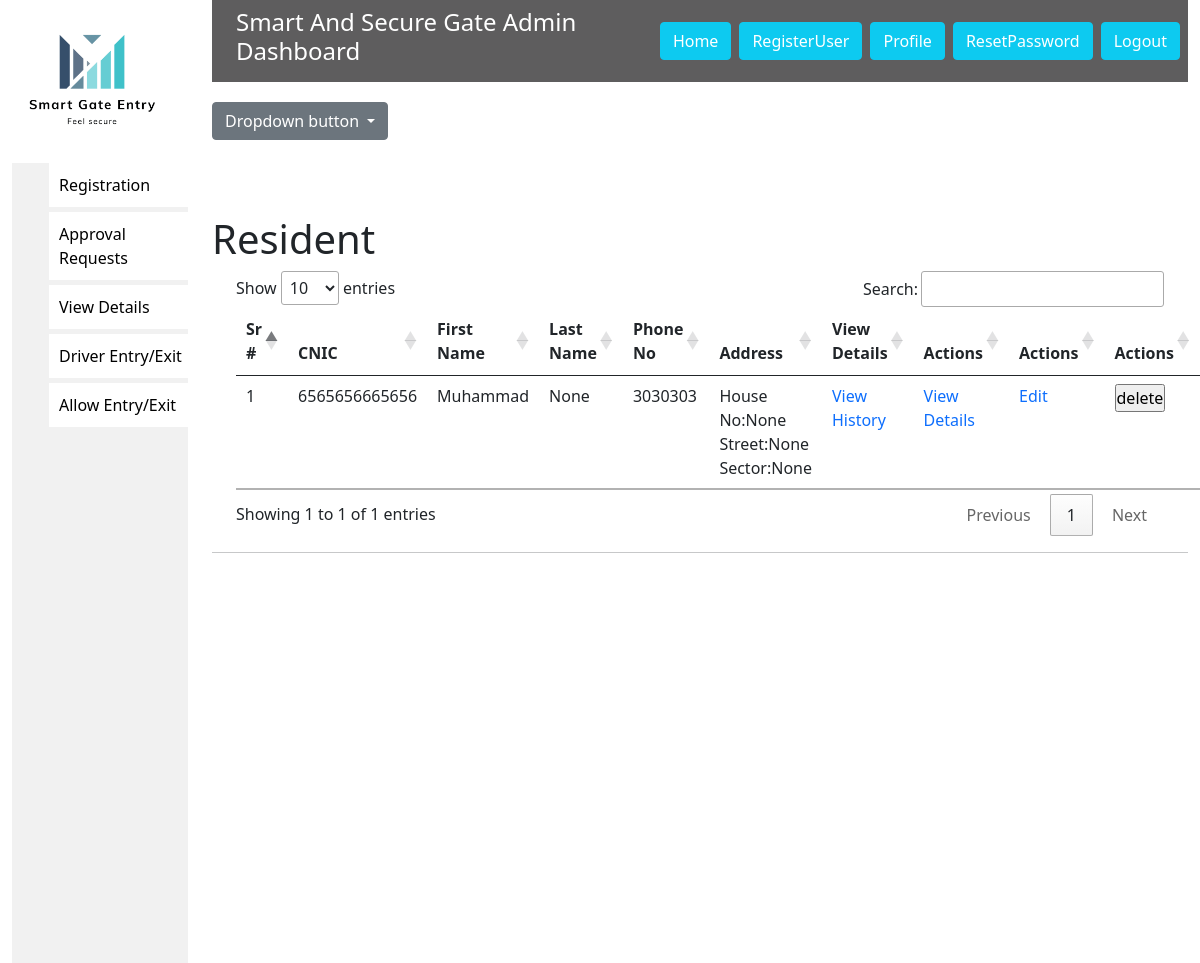
Page /ViewDetailsResident (signed in) on the earlier database version.
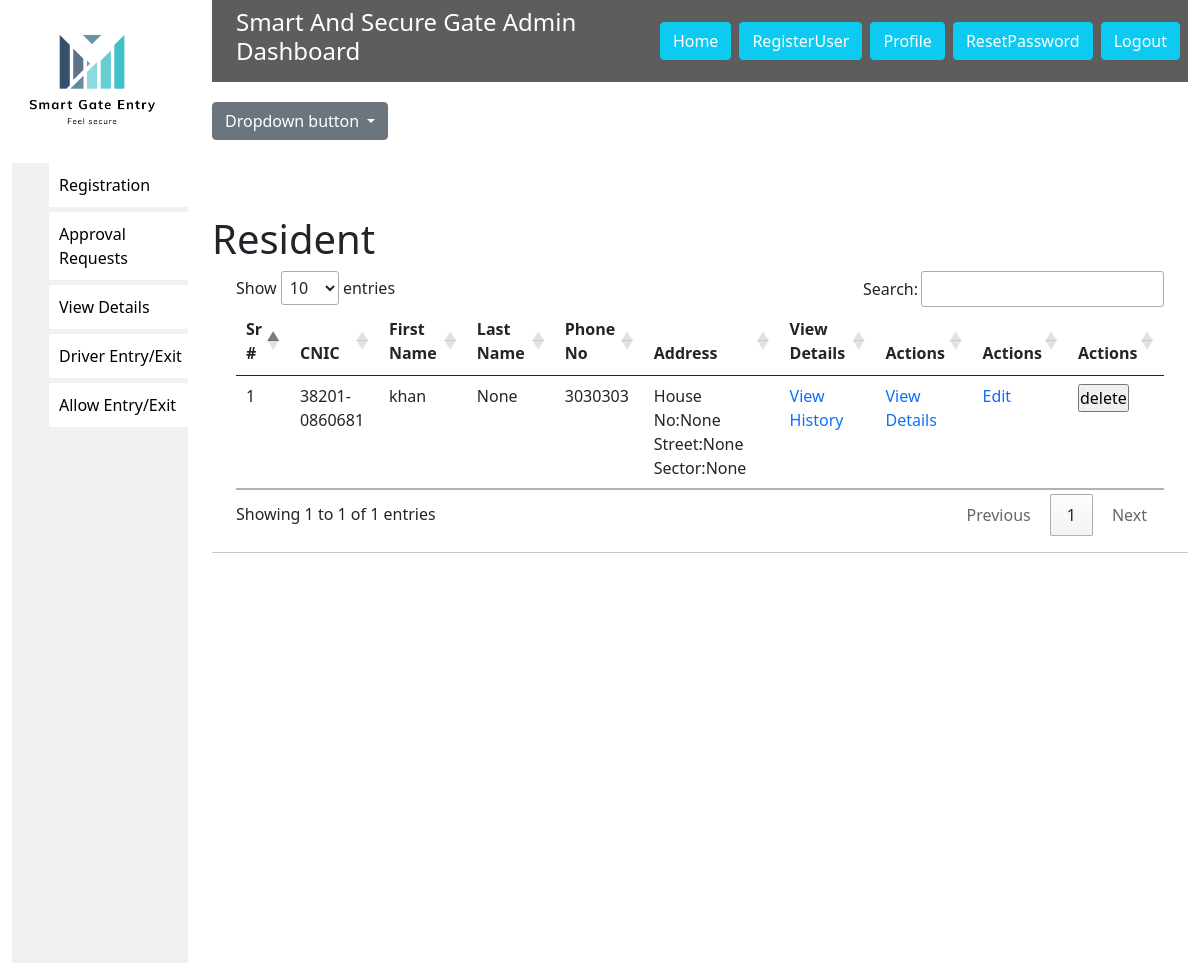
Same page on the later database version.
### fyp/models.py (models this page shows, shortened)
class Driver(Person):
    Car_Plate_number=models.ForeignKey(Car, null=True,on_delete=models.SET_NULL)
    House_no=models.CharField(max_length=200,blank=True,null=True)
    Street=models.CharField(max_length=200,blank=True,null=True)
    Sector=models.CharField(max_length=200,blank=True,null=True)
    Sector=models.CharField(max_length=200,blank=True,null=True)
    type=models.CharField(max_length=20,default="resident")
    class Meta:
        abstract=True

class Residents(Driver):
    Resident_id=models.AutoField(primary_key=True)
    isentered=models.BooleanField(default=False)
    IsTemporary=models.BooleanField(default=False)

### fyp/views.py (the view)
# urls.py: path("ViewDetailsResident", views.ViewDetailsResident, name='ViewDetailsResident'),
@login_required(login_url="Login")
def ViewDetailsResident(request):
    resident=Residents.objects.all()
    car=Car.objects.all()
    card=Card.objects.all()
    context={
        "Residents":resident,
        "car":car,
        "card":card,
    }
    return render(request,'ViewDetailsResident.html',context)

### templates/ViewDetailsResident.html (shortened to what this page needs)
{% extends 'base.html' %}
{%load static%}
{%block body%}
<div class="dropdown" style="margin-top: 20px;">
    <button class="btn btn-secondary dropdown-toggle" type="button" id="dropdownMenuButton1" data-bs-toggle="dropdown"
        aria-expanded="false">
        Dropdown button
    </button>
</div>
<h1 style="margin-top: 75px;">Resident</h1>
<div class="container">
    <table class="table" id="table_id">
        <thead>
            <tr>
                <th scope="col">Sr #</th>
                <th scope="col">CNIC</th>
                <th scope="col">First Name</th>
                <th scope="col">Last Name</th>
                <th scope="col">Phone No</th>
                <th scope="col"> Address</th>
                <th scope="col"> View Details</th>
                <th scope="col"> Actions</th>
                <th scope="col"> Actions</th>
                <th scope="col"> Actions</th>
            </tr>
        </thead>
        <tbody>
            <tr>
                {% for data in Residents %}
                {%if data.IsTemporary == False%}
                <td>{{ forloop.counter }}</td>
                <td>{{ data.CNIC }}</td>
                <td>{{ data.First_Name }}</td>
                <td>{{ data.Last_Name }}</td>
                <td>{{ data.Phone_Number }}</td>
                <td>House No:{{ data.House_no }} Street:{{data.Street}} Sector:{{data.Sector}}</td>
                <td>
                    <a href="{% url 'ResidentHistory' data.Resident_id %}">View History</a>
                </td>
                <td>
                    <a href="{% url 'ViewSpecificResident' data.Resident_id %}">View Details</a>
                </td>
                <td>
                    <a href="{% url 'Edit_Resident' data.Resident_id %}">Edit</a>
                </td>
                <td>
                    <form action="{% url 'delete_resident' data.Resident_id %}" method="POST">
                        <input type="submit" value="delete">
                    </form>
                </td>
            </tr>
            {%endif%}
            {% endfor %}
        </tbody>
    </table>
</div>
{%endblock body%}

### templates/base.html (shortened to what this page needs)
<!doctype html>
<html lang="en">
<head>
    <link href="https://cdn.jsdelivr.net/npm/bootstrap@5.0.2/dist/css/bootstrap.min.css" rel="stylesheet"
>
    <link rel="stylesheet" href="/static/dashboard.css">
    <link rel="stylesheet" type="text/css" href="https://cdn.datatables.net/1.13.1/css/jquery.dataTables.css">
</head>
<body>
    <div class="container-fluid">
        <div class="row">
            <div class="col-2">
                <a href="/"> <img class="dashimg" src="/static/PICTURES/logo.png" alt=""></a>
                <div class="optionlist">
                    <ul style="list-style: none;">
                        <a href="/GuestRegistration">
                            <li class="list-style">Registration</li>
                        </a>
                        {% if request.user.is_staff %}
                        <a href="/Approvalpage">
                            <li class="list-style">Approval Requests</li>
                        </a>
                        {%endif%}
                        <a href="/ViewDetailsResident">
                            <li class="list-style">View Details</li>
                        </a>
                        <a href="/barcode">
                            <li class="list-style">Driver Entry/Exit</li>
                        </a>
                        <a href="/allow">
                            <li class="list-style">Allow Entry/Exit</li>
                        </a>
                    </ul>
                </div>
            </div>
            <div class="col-lg-10">
                <nav class="navbar navbar-expand-lg navbar-dark" style="background-color:rgb(94, 93, 94);color: white;">
                    <div class="container-fluid">
                        <h4>Smart And Secure Gate Admin Dashboard</h4>
                    </div>
                    {% if request.user.is_staff %}
                    <button class="btn btn-info "><a href="{% url 'index' %}" style="color:white">Home</a></button>&ensp;
                    <button class="btn btn-info "><a href="{% url 'Register' %}" style="color:white">RegisterUser</a></button>&ensp;
                    {% elif request.user.is_authenticated %}
                    <button class="btn btn-info "><a href="{% url 'index' %}" style="color:white">Home</a></button>&ensp;
                    {%endif%}
                    <button class="btn btn-info "><a href="{% url 'profile' %}"style="color:white">Profile</a></button> &ensp;
                    <button class="btn btn-info " ><a href="{% url 'reset_password' %}"style="color:white">ResetPassword</a></button>&ensp;
                    <button class="btn btn-info " ><a href="{% url 'Logout' %}"style="color:white">Logout</a></button>&ensp;
                </nav>
               {% block body  %}
               {% endblock body  %}
                <hr>
            </div>
        </div>
    </div>
    <link rel="stylesheet" type="text/css" href="https://cdn.datatables.net/1.13.1/css/jquery.dataTables.css">
</body>
</html>

### static/dashboard.css (style rules this page uses)
* { margin: 0px; padding: 0px; }
.dashimg { height: 160px; width: 160px; }
.optionlist { background-color:rgb(241, 241, 241); height: 100vh; }
.list-style { background-color: white; color: black; padding: 10px; margin: 5px; margin-top:3px; width: 100%; }
a { text-decoration: none; }

Differences in the rows shown:
removed Residents: CNIC "6565656665656", First_Name "Muhammad", Last_Name "None", Phone_Number "3030303", House_no "None", Street "None", Sector "None"
added Residents: CNIC "38201-0860681", First_Name "khan", Last_Name "None", Phone_Number "3030303", House_no "None", Street "None", Sector "None"
